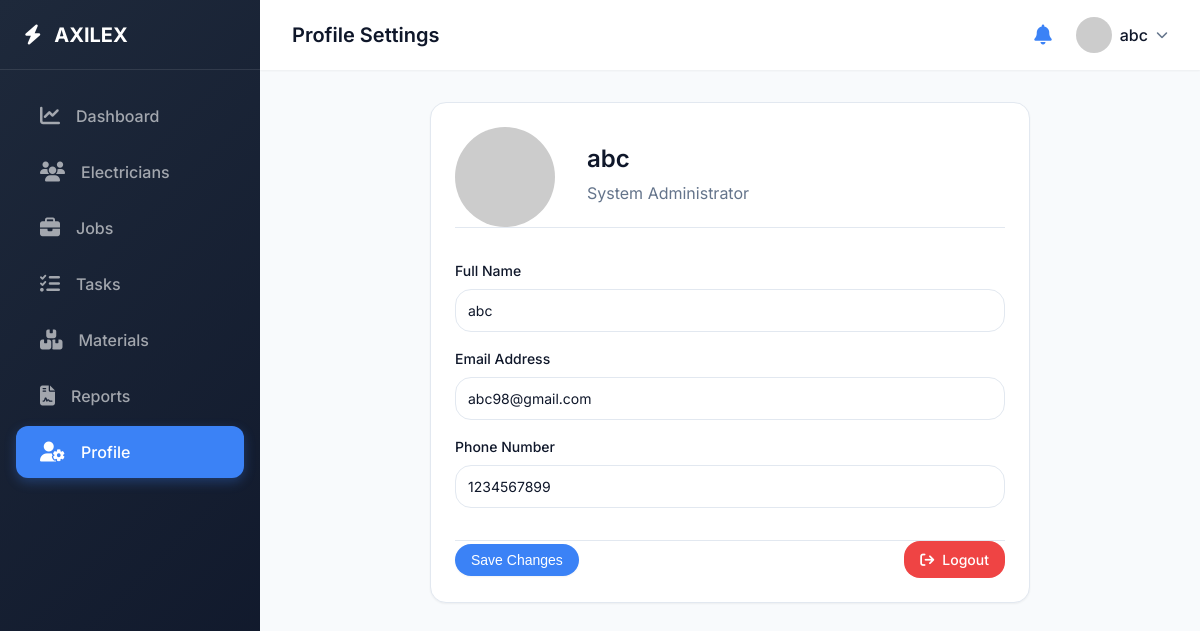
Screenshot of /profile (signed in) with the database file from the repository.
### tables this page shows
CREATE TABLE Users (
            id INTEGER PRIMARY KEY AUTOINCREMENT,
            username TEXT NOT NULL UNIQUE,
            email TEXT NOT NULL UNIQUE,
            password TEXT NOT NULL,
            role TEXT DEFAULT 'admin'
        , phone TEXT);

### app.py (the view)
@app.route('/profile')
def profile():
    if 'user_id' not in session:
        return redirect(url_for('login'))
    conn = get_db_connection()
    user = conn.execute('SELECT * FROM Users WHERE id = ?', (session['user_id'],)).fetchone()
    conn.close()
    if not user:
        session.clear()
        return redirect(url_for('login'))
    return render_template('profile.html', user=user)

### app.py (called while the page is built)
def get_db_connection():
    conn = sqlite3.connect(DB_PATH)
    conn.row_factory = sqlite3.Row
    return conn

### templates/profile.html (shortened to what this page needs)
<!DOCTYPE html>
<html lang="en">
<head>
    <link rel="stylesheet" href="/static/css/styles.css">
    <link rel="stylesheet" href="https://cdnjs.cloudflare.com/ajax/libs/font-awesome/6.4.0/css/all.min.css">
</head>
<body>
    <div class="dashboard-layout">
        <aside class="sidebar">
            <div class="sidebar-header" style="justify-content: space-between;">
                <div><i class="fa-solid fa-bolt" style="margin-right: 0.5rem;"></i> AXILEX</div>
            </div>
            <nav class="sidebar-nav">
                <a href="/dashboard" class="sidebar-link">
                    <i class="fa-solid fa-chart-line"></i> Dashboard
                </a>
                <a href="/electricians" class="sidebar-link">
                    <i class="fa-solid fa-users"></i> Electricians
                </a>
                <a href="/jobs" class="sidebar-link">
                    <i class="fa-solid fa-briefcase"></i> Jobs
                </a>
                <a href="/tasks" class="sidebar-link">
                    <i class="fa-solid fa-list-check"></i> Tasks
                </a>
                <a href="/materials" class="sidebar-link">
                    <i class="fa-solid fa-boxes-stacked"></i> Materials
                </a>
                <a href="/reporter" class="sidebar-link">
                    <i class="fa-solid fa-file-contract"></i> Reports
                </a>
                <a href="/profile" class="sidebar-link active">
                    <i class="fa-solid fa-user-gear"></i> Profile
                </a>
            </nav>
        </aside>
        <main class="main-content">
            <header class="topbar">
                <div class="flex items-center gap-2">
                    <h2 style="margin: 0; font-size: 1.25rem;">Profile Settings</h2>
                </div>
                <div class="topbar-right">
                    <div class="notification-wrapper">
                        <button id="notification-btn" class="btn btn-outline" style="border: none; position: relative; padding: 0.5rem;">
                            <i class="fa-solid fa-bell" style="font-size: 1.25rem;"></i>
                        </button>
                    </div>
                    <div class="user-profile">
                        <img src="https://ui-avatars.com/api/?name={{ user.username|urlencode }}&background=DBEAFE&color=1E3A8A" alt="Profile" style="width: 36px; height: 36px; border-radius: 50%;">
                        <span>{{ user.username }}</span>
                        <i class="fa-solid fa-chevron-down" style="font-size: 0.75rem; color: var(--text-light);"></i>
                    </div>
                </div>
            </header>
            <div class="content-area">
                <div class="card" style="max-width: 600px; margin: 0 auto;">
                    <div class="flex items-center gap-4 mb-4 pb-4" style="border-bottom: 1px solid var(--mid-grey);">
                        <img src="https://ui-avatars.com/api/?name={{ user.username|urlencode }}&background=DBEAFE&color=1E3A8A&size=100" alt="Profile" style="width: 100px; height: 100px; border-radius: 50%;">
                        <div>
                            <h2 style="margin-bottom: 0.25rem;">{{ user.username }}</h2>
                            <p style="color: var(--text-light); margin-bottom: 0.5rem;">System Administrator</p>
                        </div>
                    </div>
                    <form id="profileForm" action="/profile/update" method="POST">
                        <div class="form-group">
                            <label class="form-label" for="adminName">Full Name</label>
                            <input type="text" id="adminName" name="username" class="form-control" value="{{ user.username }}" required>
                        </div>
                        <div class="form-group">
                            <label class="form-label" for="adminEmail">Email Address</label>
                            <input type="email" id="adminEmail" name="email" class="form-control" value="{{ user.email }}" required>
                        </div>
                        <div class="form-group">
                            <label class="form-label" for="adminPhone">Phone Number</label>
                            <input type="tel" id="adminPhone" name="phone" class="form-control" value="{{ user.phone or '' }}">
                        </div>
                        <div class="flex justify-between items-center mt-4 pt-4" style="border-top: 1px solid var(--mid-grey);">
                            <button type="submit" class="btn btn-primary">Save Changes</button>
                            <a href="/login" class="btn btn-danger">
                                <i class="fa-solid fa-arrow-right-from-bracket" style="margin-right: 0.5rem;"></i> Logout
                            </a>
                        </div>
                    </form>
                </div>
            </div>
        </main>
    </div>
</body>
</html>

### static/css/styles.css (style rules this page uses)
:root { --primary-blue: #0f172a; --secondary-blue: #3b82f6; --accent-blue: #60a5fa; --light-blue: #eff6ff; --white: #ffffff; --light-grey: #f8fafc; --mid-grey: #e2e8f0; --dark-grey: #475569; --text-dark: #0f172a; --text-light: #64748b; --success: #10b981; --warning: #f59e0b; --danger: #ef4444; --pro-gradient: linear-gradient(135deg, #1e293b 0%, #0f172a 100%); --accent-gradient: linear-gradient(135deg, #3b82f6 0%, #2563eb 100%); --font-family: 'Inter', system-ui, -apple-system, sans-serif; --sidebar-width: 260px; --header-height: 70px; --shadow-sm: 0 1px 2px 0 rgb(0 0 0 / 0.05); --shadow-md: 0 4px 6px -1px rgb(0 0 0 / 0.1), 0 2px 4px -2px rgb(0 0 0 / 0.1); --shadow-lg: 0 10px 15px -3px rgb(0 0 0 / 0.1), 0 4px 6px -4px rgb(0 0 0 / 0.1); --transition-fast: 0.2s cubic-bezier(0.4, 0, 0.2, 1); --border-radius: 16px; --glass-bg: rgba(255, 255, 255, 0.8); --glass-border: rgba(255, 255, 255, 0.5); }
* { margin: 0; padding: 0; box-sizing: border-box; }
body { font-family: var(--font-family); background-color: var(--light-grey); color: var(--text-dark); line-height: 1.5; -webkit-font-smoothing: antialiased; }
a { text-decoration: none; color: var(--secondary-blue); transition: color var(--transition-fast); }
h1, h2, h3, h4, h5, h6 { color: var(--text-dark); font-weight: 600; margin-bottom: 0.5rem; }
.flex { display: flex; }
.items-center { align-items: center; }
.justify-between { justify-content: space-between; }
.gap-2 { gap: 1rem; }
.gap-4 { gap: 2rem; }
.mt-4 { margin-top: 2rem; }
.mb-4 { margin-bottom: 2rem; }
.btn { display: inline-flex; align-items: center; justify-content: center; padding: 0.5rem 1rem; font-weight: 500; border-radius: var(--border-radius); border: none; cursor: pointer; transition: all var(--transition-fast); font-size: 0.875rem; }
.btn-primary { background-color: var(--secondary-blue); color: var(--white); box-shadow: var(--shadow-sm); }
.btn-outline { background-color: transparent; color: var(--secondary-blue); border: 1px solid var(--secondary-blue); }
.btn-danger { background-color: var(--danger); color: var(--white); }
.form-group { margin-bottom: 1rem; }
.form-label { display: block; font-size: 0.875rem; font-weight: 500; color: var(--text-dark); margin-bottom: 0.5rem; }
.form-control { width: 100%; padding: 0.625rem 0.75rem; font-size: 0.875rem; line-height: 1.5; color: var(--text-dark); background-color: var(--white); background-clip: padding-box; border: 1px solid var(--mid-grey); border-radius: var(--border-radius); transition: border-color var(--transition-fast), box-shadow var(--transition-fast); font-family: inherit; }
.card { background-color: var(--white); border-radius: var(--border-radius); box-shadow: var(--shadow-sm); padding: 1.5rem; transition: all var(--transition-fast); border: 1px solid var(--mid-grey); }
.dashboard-layout { display: flex; min-height: 100vh; }
.sidebar { width: var(--sidebar-width); background: var(--pro-gradient); color: var(--white); display: flex; flex-direction: column; position: fixed; height: 100vh; z-index: 100; transition: transform var(--transition-fast); }
.sidebar-header { height: var(--header-height); display: flex; align-items: center; padding: 0 1.5rem; border-bottom: 1px solid rgba(255, 255, 255, 0.1); font-size: 1.25rem; font-weight: bold; }
.sidebar-nav { flex: 1; padding: 1rem 0; overflow-y: auto; }
.sidebar-link { display: flex; align-items: center; padding: 0.875rem 1.5rem; color: rgba(255, 255, 255, 0.6); font-weight: 500; transition: all var(--transition-fast); margin: 0.25rem 1rem; border-radius: 12px; }
.sidebar-link i { margin-right: 1rem; font-size: 1.25rem; }
.sidebar-link:hover, .sidebar-link.active { color: var(--white); background: rgba(255, 255, 255, 0.1); }
.sidebar-link.active { background: var(--secondary-blue); box-shadow: 0 4px 12px rgba(59, 130, 246, 0.3); }
.main-content { flex: 1; margin-left: var(--sidebar-width); display: flex; flex-direction: column; min-height: 100vh; }
.topbar { height: var(--header-height); background-color: var(--white); box-shadow: var(--shadow-sm); display: flex; align-items: center; justify-content: space-between; padding: 0 2rem; position: sticky; top: 0; z-index: 5; }
.topbar-right { display: flex; align-items: center; gap: 1rem; }
.user-profile { display: flex; align-items: center; gap: 0.5rem; font-weight: 500; cursor: pointer; }
.content-area { padding: 2rem; flex: 1; }
.notification-wrapper { position: relative; }

### rows the page displays
Users: username "abc", email "abc98@gmail.com", phone "1234567899"
